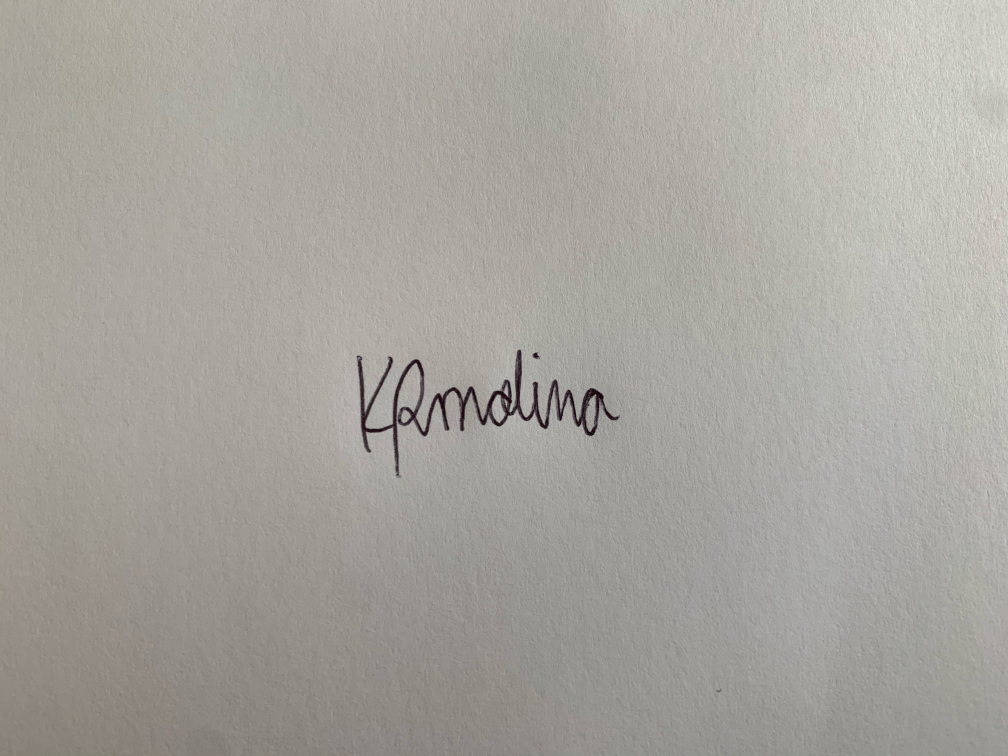
#> input picture sig1.jpg, 4032 x 3024 px, found by its file name (shown at 1/4 size)
$ python example.py
#> lines starting #> are read from the running program, lines starting #| are printed output that depends on the picture; after the words box and inside, x2 and y2 are one past the last pixel; in counts of white or black regions, pixels touching at a corner belong together
import numpy as np
import cv2

image = cv2.imread("C:\\sig1.jpg")
#> image is the input picture: shape (3024, 4032, 3); mean B, G, R 158.1, 163.9, 167
result = image.copy()
grayScale = cv2.cvtColor(image, cv2.COLOR_BGR2GRAY)
thresh = cv2.threshold(grayScale, 110, 255, cv2.THRESH_BINARY)[1]
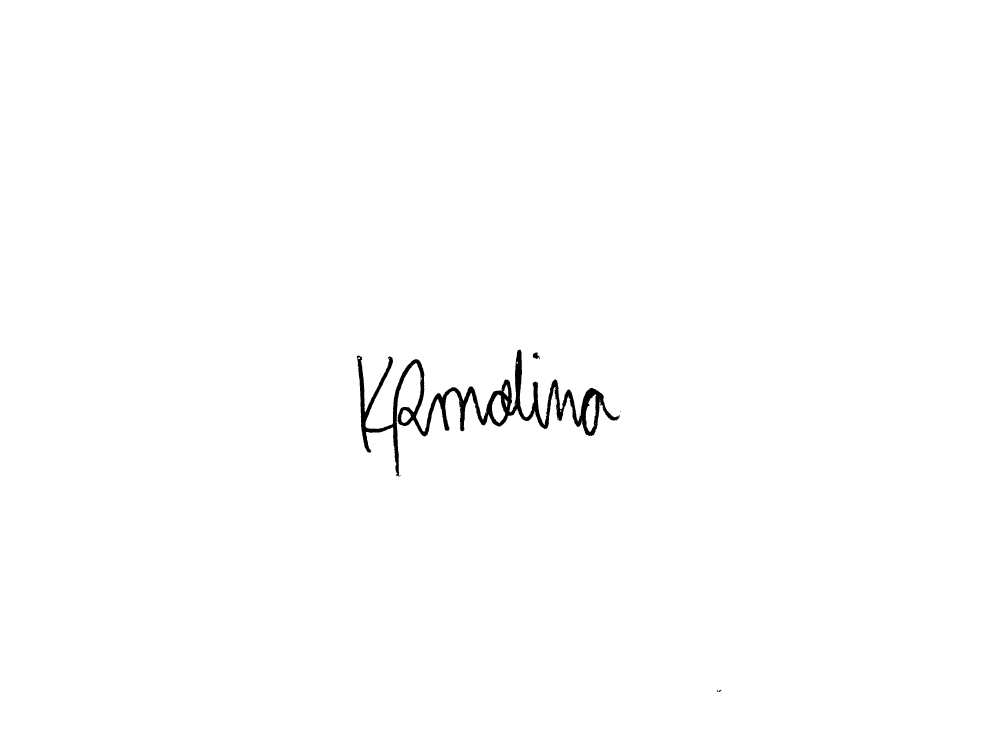
#> thresh: shape (3024, 4032) (shown at 1/4 size); 99.4% white; 9 black regions (6 under 20 px), largest, box (x1, y1, x2, y2) and area: (1427, 1399, 2479, 1905) 74040, (2130, 1410, 2159, 1437) 450, (2867, 2759, 2887, 2768) 77
lower = np.array([155, 38, 0])
upper = np.array([145, 255, 255])
mask = cv2.inRange(image, lower, upper)
#> mask: shape (3024, 4032); every value is 0

kernel = cv2.getStructuringElement(cv2.MORPH_RECT, (3,3))
opening = cv2.morphologyEx(mask, cv2.MORPH_OPEN, kernel, iterations=1)
close = cv2.morphologyEx(opening, cv2.MORPH_CLOSE, kernel, iterations=2)

cnts = cv2.findContours(close, cv2.RETR_EXTERNAL, cv2.CHAIN_APPROX_SIMPLE)
#> cnts = 0 contours
cnts = cnts[0] if len(cnts) == 2 else cnts[1]
#> cnts = []

cv2.drawContours(image, cnts, -1, (0,255,0), 3)

imgS = cv2.resize(mask, (800, 600))
#> imgS: shape (600, 800); every value is 0
cv2.imshow('image', imgS)
cv2.waitKey()

# [21 lines of commented-out code are left out]
